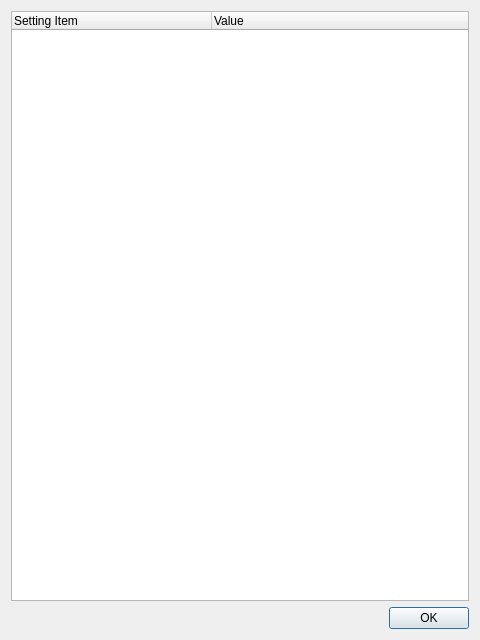
<?xml version="1.0" encoding="UTF-8"?>
<ui version="4.0">
 <class>settingsDialog</class>
 <widget class="QDialog" name="settingsDialog">
  <property name="geometry">
   <rect>
    <x>0</x>
    <y>0</y>
    <width>480</width>
    <height>640</height>
   </rect>
  </property>
  <property name="windowTitle">
   <string>All Current Settings</string>
  </property>
  <layout class="QVBoxLayout" name="verticalLayout">
   <item>
    <widget class="QTreeWidget" name="treeWidget">
     <attribute name="headerMinimumSectionSize">
      <number>100</number>
     </attribute>
     <attribute name="headerDefaultSectionSize">
      <number>200</number>
     </attribute>
     <column>
      <property name="text">
       <string>Setting Item</string>
      </property>
     </column>
     <column>
      <property name="text">
       <string>Value</string>
      </property>
     </column>
    </widget>
   </item>
   <item>
    <widget class="QDialogButtonBox" name="buttonBox">
     <property name="orientation">
      <enum>Qt::Horizontal</enum>
     </property>
     <property name="standardButtons">
      <set>QDialogButtonBox::Ok</set>
     </property>
    </widget>
   </item>
  </layout>
 </widget>
 <resources/>
 <connections>
  <connection>
   <sender>buttonBox</sender>
   <signal>accepted()</signal>
   <receiver>settingsDialog</receiver>
   <slot>accept()</slot>
   <hints>
    <hint type="sourcelabel">
     <x>248</x>
     <y>254</y>
    </hint>
    <hint type="destinationlabel">
     <x>157</x>
     <y>274</y>
    </hint>
   </hints>
  </connection>
  <connection>
   <sender>buttonBox</sender>
   <signal>rejected()</signal>
   <receiver>settingsDialog</receiver>
   <slot>reject()</slot>
   <hints>
    <hint type="sourcelabel">
     <x>316</x>
     <y>260</y>
    </hint>
    <hint type="destinationlabel">
     <x>286</x>
     <y>274</y>
    </hint>
   </hints>
  </connection>
 </connections>
</ui>
